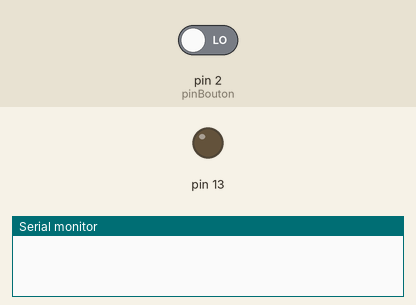
The sketch below on a simulated Arduino Uno, built with avr-gcc and run on an emulated ATmega328P. Parts: output pins drawn as LEDs (lit = HIGH), the last lines printed to the serial monitor. The inputs (shaded band) are chosen by the test bench; at power-on: pin 2 (pinBouton) LOW.

Above: at 1.2 s.
1.3 s: pin 2 (pinBouton) driven HIGH
At 1.8 s:
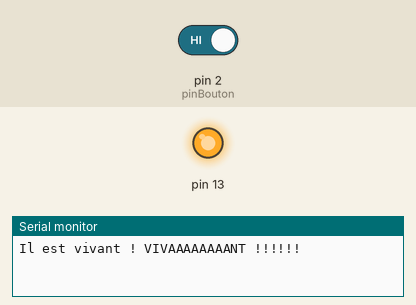
2.8 s: pin 2 (pinBouton) driven LOW
At 4.2 s:
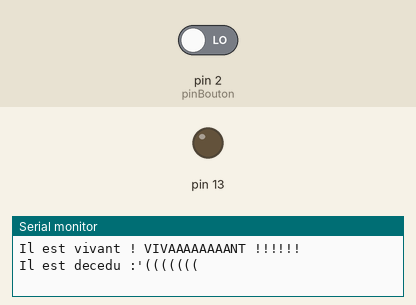
Timing chart, 0 to 5.8 s (numbered marks = the images above; inputs shaded):
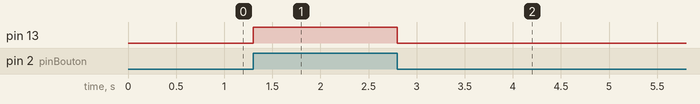

The sketch:

testBouton.ino
```cpp
int etatBouton = 0;
int pinBouton = 2;
int previousEtat = 0;

void setup() {
  Serial.begin(9600);
  pinMode(13,OUTPUT);
}

void loop() {
  etatBouton = digitalRead(pinBouton);
  if (etatBouton != previousEtat)
  {
    if (etatBouton)
    {
      Serial.println("Il est vivant ! VIVAAAAAAAANT !!!!!!");
      digitalWrite(13,HIGH);
    }
    else
    {
      Serial.println("Il est decedu :'((((((( ");
      digitalWrite(13,LOW);
    }
  }
  previousEtat = etatBouton;
  delay(100);
}
```

Measured:
- after the input at 1.3 s, pin 13: LOW → HIGH at once
- after the input at 2.8 s, pin 13: HIGH → LOW at once
